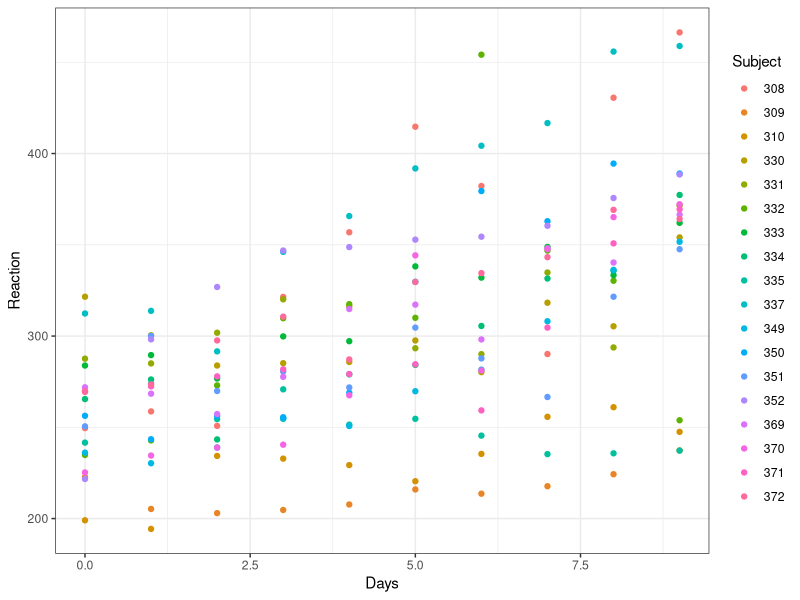
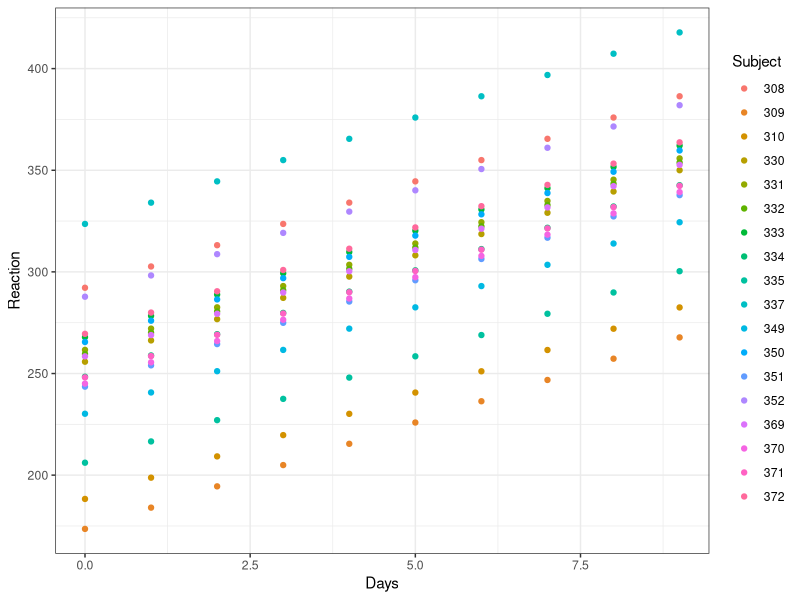
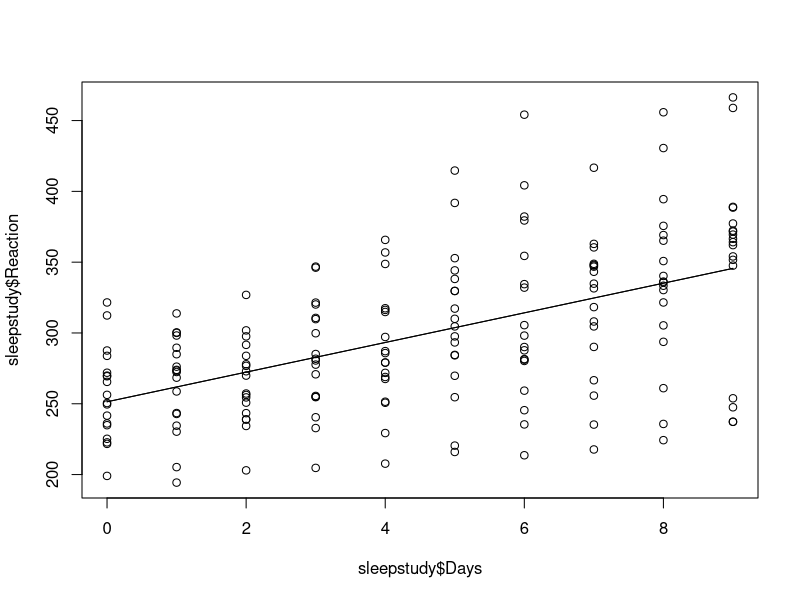
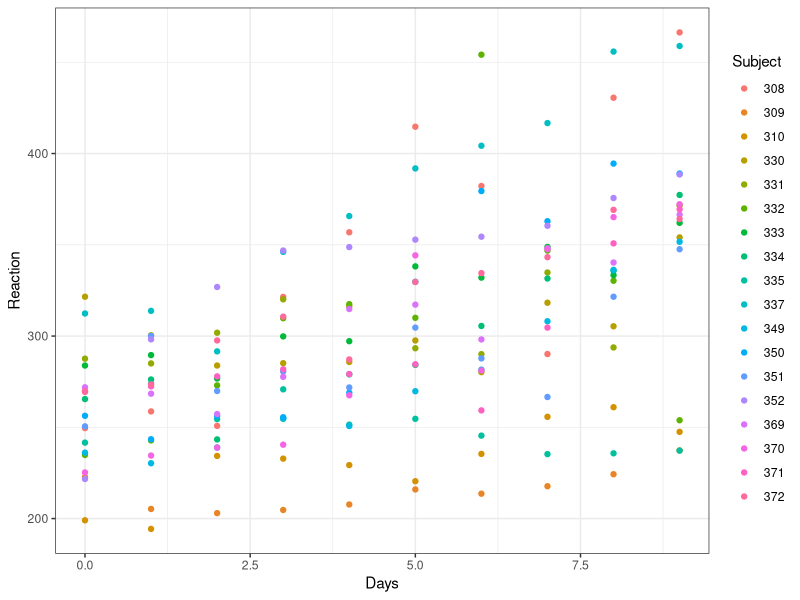
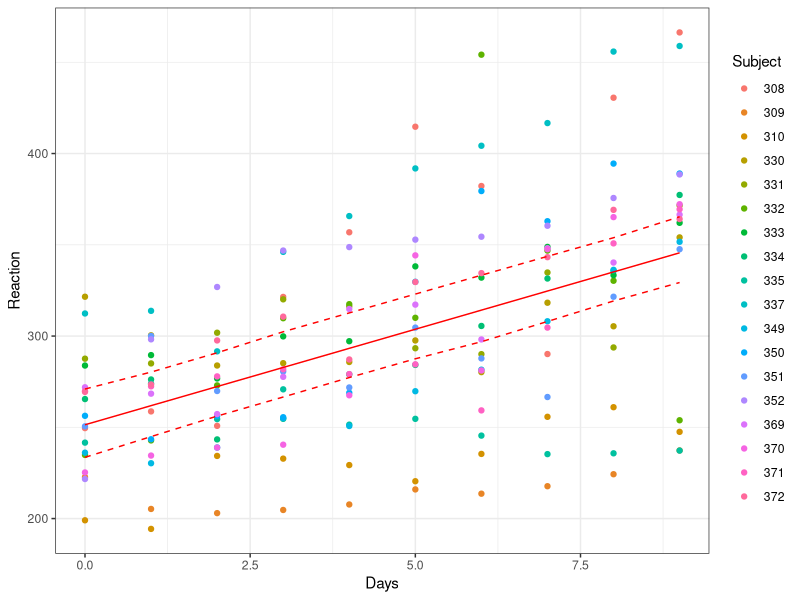
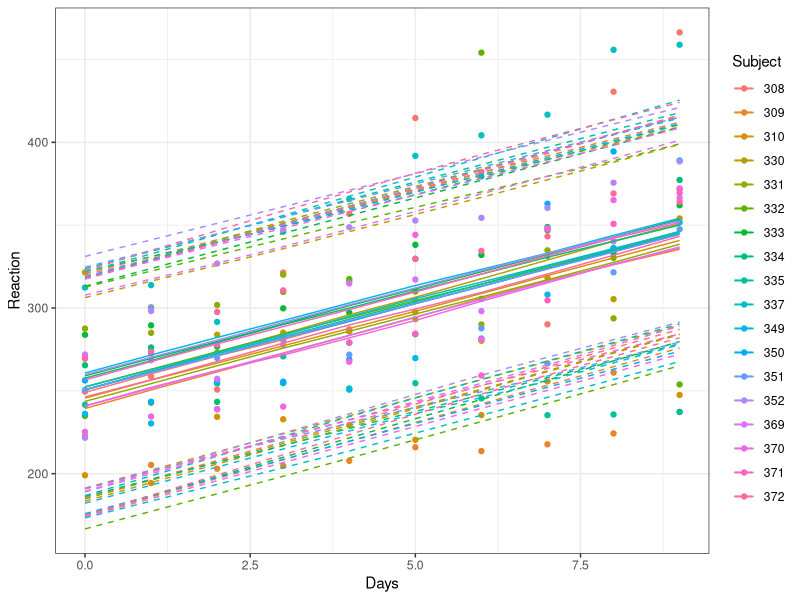
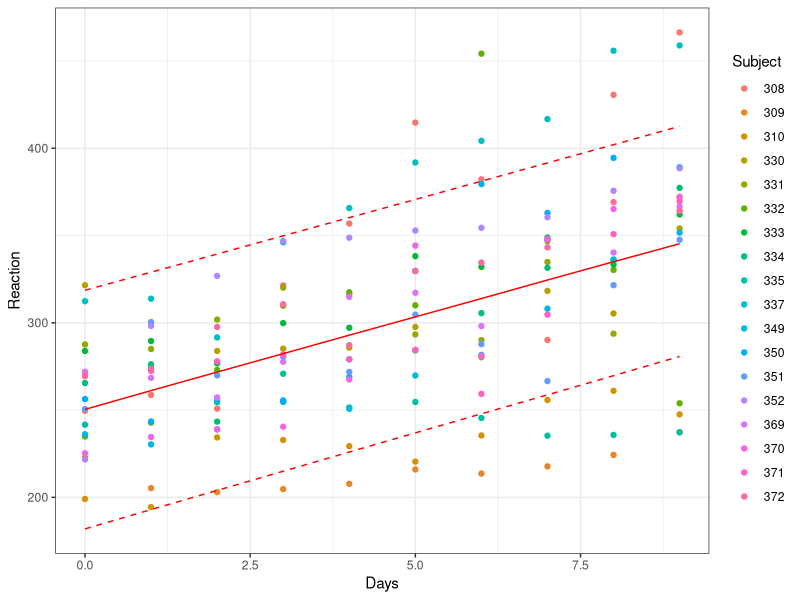
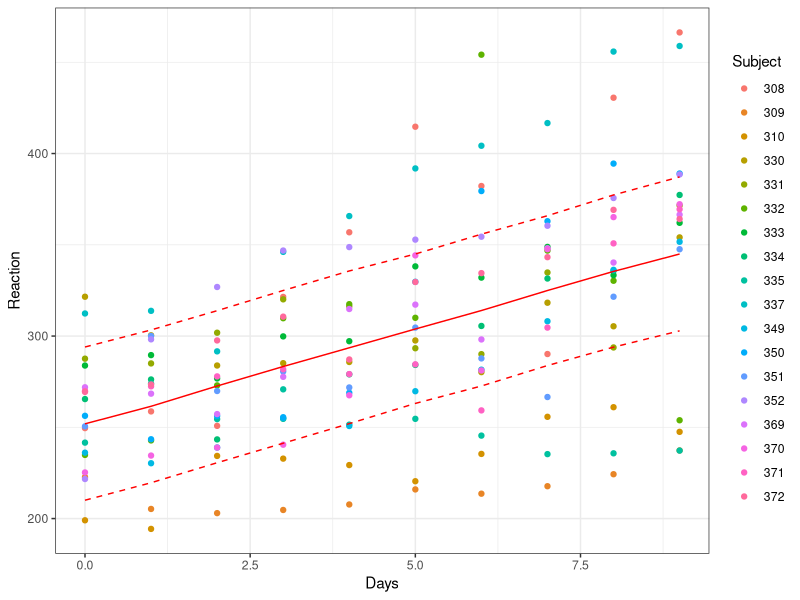

Reproduce these figures in R, in order.
# Callin Switzer
# 17 Feb 2017
# LMER prediction intervals and CI's 

library(lme4)


set.seed(271828)
data(sleepstudy)

library(magrittr)
sleepstudy %>% head

fm1 <- lmer(Reaction ~ Days + (1|Subject), data=sleepstudy)
summary(fm1)




library(ggplot2)
theme_set(theme_bw())

pp = data.frame(preds = predict(fm1), Days = sleepstudy$Days, subj = sleepstudy$Subject)

# look at data
ggplot(sleepstudy, aes(x = Days, y = Reaction, color = Subject)) + 
     geom_point() 

ggplot(sleepstudy, aes(x = Days, y = Reaction, color = Subject)) + 
     # geom_point() + 
     # geom_line() + 
     geom_point(data = pp, aes(x = Days, y = preds, color = subj))

# base R plot
plot(sleepstudy$Reaction ~ sleepstudy$Days)
lines(predict(fm1, re.form = NA), x = sleepstudy$Days) # plot fitted line
curve(251.41 + x * 10.47, 0, 9, add = TRUE) # how that curve is predicted




# construct prediction interals
mySumm <- function(.) {
     predict(., newdata=sleepstudy, re.form=NULL)
}
####Collapse bootstrap into median, 95% Prediction Interval
sumBoot <- function(merBoot) {
     return(
          data.frame(fit = apply(merBoot$t, 2, function(x) as.numeric(quantile(x, probs=.5, na.rm=TRUE))),
                     lwr = apply(merBoot$t, 2, function(x) as.numeric(quantile(x, probs=.025, na.rm=TRUE))),
                     upr = apply(merBoot$t, 2, function(x) as.numeric(quantile(x, probs=.975, na.rm=TRUE)))
          )
     )
}

##lme4::bootMer() two possible methods
# if use.u is FALSE, this generates new random effects and random errors
# if use.u is TRUE, then the levels of the random effects are essentially fixed
system.time(
     boot1 <- lme4::bootMer(fm1, mySumm, nsim=100, use.u=FALSE, type="parametric")
)

PI.boot1 <- sumBoot(boot1)
PI.boot1




## bootstrap confidence interval, subtracting variation due to individuals
pframe <- data.frame(Days = unique(sleepstudy$Days))
pframe$Reaction <- 0
pp <- predict(fm1, newdata = pframe, re.form=NA, type = 'response')

mm <- model.matrix(terms(fm1), pframe)
predFun<-function(.) (mm%*%fixef(.) )
bb<-bootMer(fm1,FUN=predFun,nsim=200) #do this 200 times
bb_se<-apply(bb$t,2,function(x) quantile(x, probs = c(0.025, 0.975)))
pframe$blo<-bb_se[1,]
pframe$bhi<-bb_se[2,]
pframe$predMean <- pp


# calculate an "average" prediction interval, based on all individuals
predMeans = data.frame(predMean = tapply(PI.boot1$fit, sleepstudy$Days, mean ), 
                       predUpr = tapply(PI.boot1$upr, sleepstudy$Days, mean ), 
                       predLwr = tapply(PI.boot1$lwr, sleepstudy$Days, mean ), 
                       Days = unique(sleepstudy$Days))


# plot raw data, colored by subject
ggplot(sleepstudy, aes(x = Days, y = Reaction, color = Subject)) + 
      geom_point() 


# plot confidence interval for an average individual (i.e. not taking random effects into account)
ggplot(sleepstudy, aes(x = Days, y = Reaction, color = Subject)) + 
     geom_point() + 
     geom_line(data = pframe, aes(x = Days, y = predMean), color = 'red' ) + 
     geom_line(data = pframe, aes(x = Days, y = bhi), color = 'red', lty = 2 ) + 
     geom_line(data = pframe, aes(x = Days, y = blo), color = 'red', lty = 2) 

# plot showing predictions and CI's for each individual
ggplot(sleepstudy, aes(x = Days, y = Reaction, color = Subject)) + 
     geom_point() + 
     geom_line(data = PI.boot1, aes(x = sleepstudy$Days, y = fit, color = sleepstudy$Subject)) + 
     geom_line(data = PI.boot1, aes(x = sleepstudy$Days, y = lwr, 
                                    color = sleepstudy$Subject), lty = 2) + 
     geom_line(data = PI.boot1, aes(x = sleepstudy$Days, y = upr, 
                                    color = sleepstudy$Subject), lty = 2)

# plot showing average predictions and intervals (accounting for random effects)
ggplot(sleepstudy, aes(x = Days, y = Reaction, color = Subject)) + 
     geom_point() + 
     geom_line(data = predMeans, aes(x = Days, y = predMean), color = 'red') + 
     geom_line(data = predMeans, aes(x = Days, y = predLwr), color = 'red', lty = 2) + 
     geom_line(data = predMeans, aes(x = Days, y = predUpr), color = 'red', lty = 2)



### another method for fixed effects only
library(merTools)
pframe$Subject = 999 # not a subject from our dataset
# can change indlue.resid.var
preds <- predictInterval(fm1, newdata = pframe, n.sims = 10000, stat = "mean", include.resid.var = TRUE)
preds$Days = unique(sleepstudy$Days)   


# plot showing average predictions and intervals (including residual variance)
ggplot(sleepstudy, aes(x = Days, y = Reaction, color = Subject)) + 
     geom_point() + 
     geom_line(data = preds, aes(x = Days, y = fit), color = 'red') + 
     geom_line(data = preds, aes(x = Days, y = upr), color = 'red', lty = 2) + 
     geom_line(data = preds, aes(x = Days, y = lwr), color = 'red', lty = 2)

fm1
